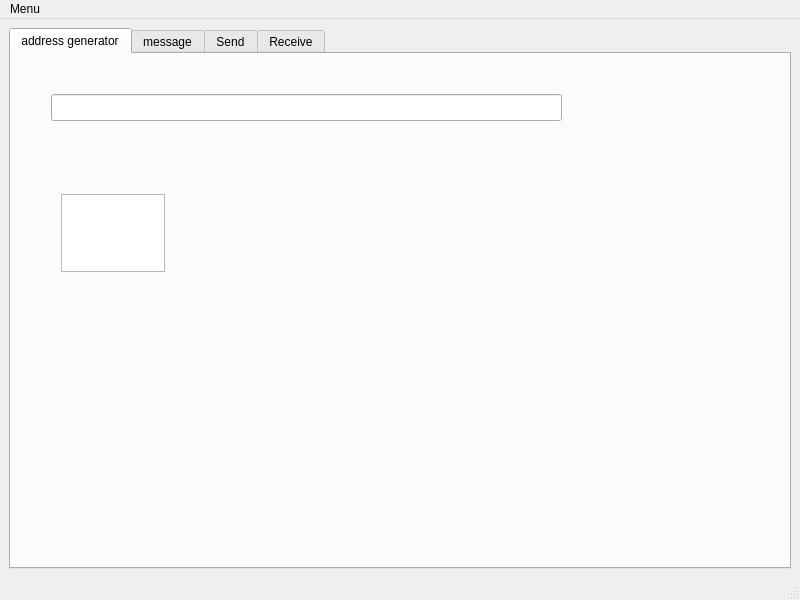
<?xml version="1.0" encoding="UTF-8"?>
<ui version="4.0">
 <class>MainWindow</class>
 <widget class="QMainWindow" name="MainWindow">
  <property name="geometry">
   <rect>
    <x>0</x>
    <y>0</y>
    <width>800</width>
    <height>600</height>
   </rect>
  </property>
  <property name="windowTitle">
   <string>MainWindow</string>
  </property>
  <widget class="QWidget" name="centralwidget">
   <layout class="QGridLayout" name="gridLayout_2">
    <item row="0" column="0">
     <widget class="QTabWidget" name="tabWidget">
      <property name="currentIndex">
       <number>0</number>
      </property>
      <widget class="QWidget" name="tab">
       <attribute name="title">
        <string>address generator</string>
       </attribute>
       <widget class="QTextEdit" name="textEdit">
        <property name="geometry">
         <rect>
          <x>50</x>
          <y>140</y>
          <width>104</width>
          <height>78</height>
         </rect>
        </property>
       </widget>
       <widget class="QLineEdit" name="lineEdit">
        <property name="geometry">
         <rect>
          <x>40</x>
          <y>40</y>
          <width>511</width>
          <height>27</height>
         </rect>
        </property>
       </widget>
      </widget>
      <widget class="QWidget" name="tab_2">
       <attribute name="title">
        <string>message</string>
       </attribute>
       <layout class="QGridLayout" name="gridLayout">
        <item row="0" column="0">
         <widget class="QTextEdit" name="textEdit_2"/>
        </item>
        <item row="0" column="1">
         <widget class="QTextEdit" name="textEdit_3"/>
        </item>
       </layout>
      </widget>
      <widget class="QWidget" name="tab_4">
       <attribute name="title">
        <string>Send</string>
       </attribute>
       <widget class="QListView" name="listView">
        <property name="geometry">
         <rect>
          <x>100</x>
          <y>60</y>
          <width>256</width>
          <height>192</height>
         </rect>
        </property>
       </widget>
       <widget class="QPushButton" name="pushButton">
        <property name="geometry">
         <rect>
          <x>600</x>
          <y>430</y>
          <width>85</width>
          <height>27</height>
         </rect>
        </property>
        <property name="text">
         <string>Send</string>
        </property>
       </widget>
      </widget>
      <widget class="QWidget" name="Receive">
       <attribute name="title">
        <string>Receive</string>
       </attribute>
       <widget class="QLineEdit" name="lineEdit_2">
        <property name="geometry">
         <rect>
          <x>230</x>
          <y>50</y>
          <width>113</width>
          <height>27</height>
         </rect>
        </property>
       </widget>
       <widget class="QLabel" name="label">
        <property name="geometry">
         <rect>
          <x>40</x>
          <y>60</y>
          <width>121</width>
          <height>17</height>
         </rect>
        </property>
        <property name="text">
         <string>Send Address</string>
        </property>
       </widget>
      </widget>
     </widget>
    </item>
   </layout>
  </widget>
  <widget class="QMenuBar" name="menubar">
   <property name="geometry">
    <rect>
     <x>0</x>
     <y>0</y>
     <width>800</width>
     <height>25</height>
    </rect>
   </property>
   <widget class="QMenu" name="menuMenu">
    <property name="title">
     <string>Menu</string>
    </property>
    <addaction name="separator"/>
    <addaction name="separator"/>
    <addaction name="actionExit"/>
   </widget>
   <addaction name="menuMenu"/>
  </widget>
  <widget class="QStatusBar" name="statusbar"/>
  <action name="actionExit">
   <property name="text">
    <string>Exit</string>
   </property>
  </action>
 </widget>
 <resources/>
 <connections/>
</ui>
